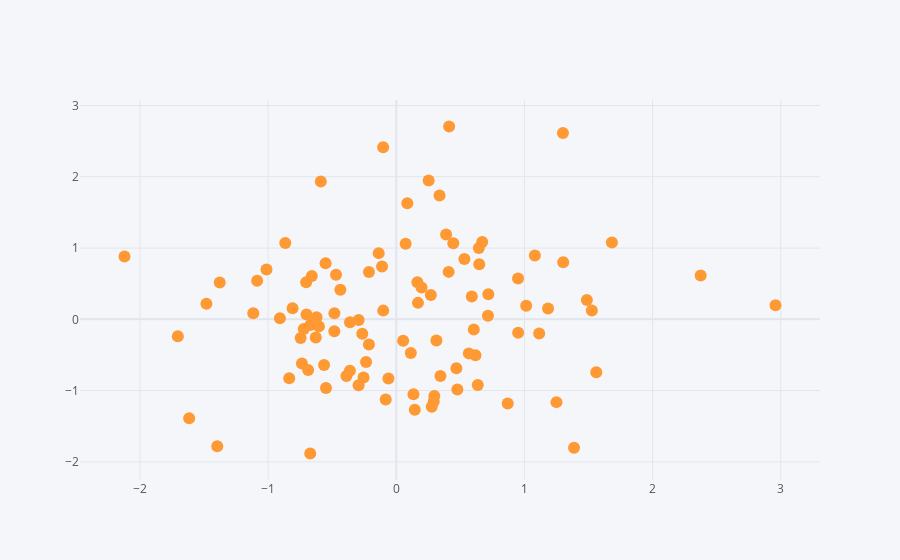

Write notebook code for a chart like this one.
### Code cell
df.iplot(x="A", y="B", mode="markers")
